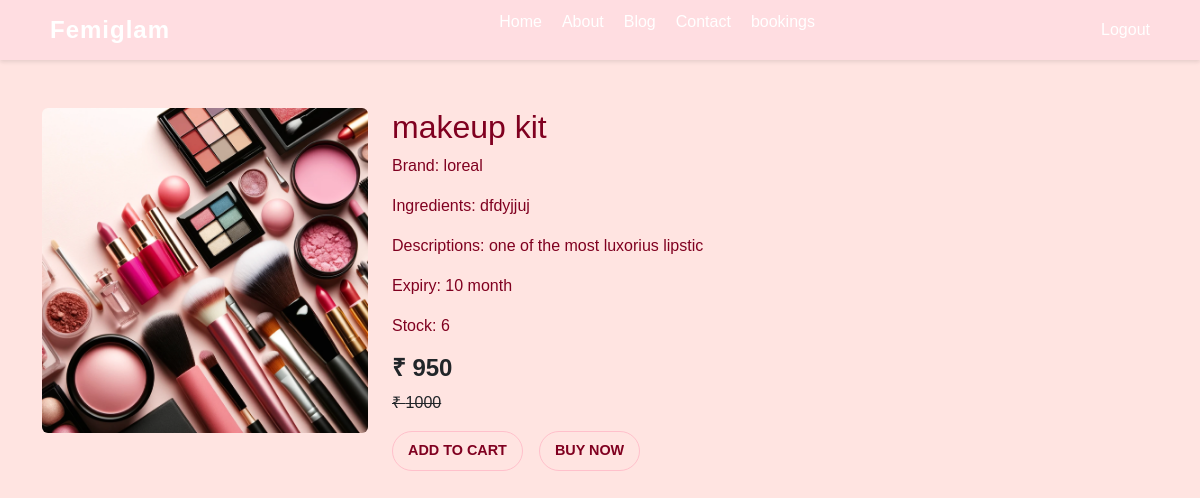
/view_pro/1 (signed in), run on the app's committed database.
### app/models.py (models this page shows)
class Product(models.Model):
    pid=models.TextField()
    name=models.TextField()
    descriptions=models.TextField()
    price=models.IntegerField()
    offer_price=models.IntegerField()
    brand=models.TextField()
    ingredients=models.TextField()
    expiry=models.TextField()
    stock=models.IntegerField()
    created_at=models.DateTimeField(auto_now_add=True)
    updated_at=models.DateTimeField(auto_now=True)
    img=models.FileField()

### app/views.py (the view)
# urls.py: path('view_pro/<id>',views.view_product),
def view_product(req,id):
       log_user=User.objects.get(username=req.session['user'])
       product=Product.objects.get(pk=id)
       try:
          Cart=Cart.objects.get(product=product,user=log_user)
       except:
              Cart=None
       return render(req,'user/view_pro.html',{'product':product,'Cart':Cart})

### templates/user/view_pro.html (shortened to what this page needs)
<!DOCTYPE html>
<html lang="en">
<head>
    {% load static %}
    <link href="https://cdn.jsdelivr.net/npm/bootstrap@5.3.0/dist/css/bootstrap.min.css" rel="stylesheet">
    <link rel="stylesheet" href="{% static 'css/style.css' %}">
    <link rel="stylesheet" href="https://cdn.jsdelivr.net/npm/swiper@9/swiper-bundle.min.css">
</head>
<body>
    <header>
        <nav class="navbar">
          <div class="logo">
            Femiglam
          </div>
          <ul class="nav-links">
            <li><a href="../user_home">Home</a></li>
            <li><a href="../about">About</a></li>
            <li><a href="../blog">Blog</a></li>
            <li><a href="../contact">Contact</a></li>
            <li><a href="../bookings">bookings</a></li>
          </ul>
          <div class="icons">
             <a class="nav-link " id="login" href="../logout" style="color: white;"><i class="fa-solid fa-user" style="color: white;">&nbsp;&nbsp;</i>Logout</a>
          </div>
        </nav>
      </header>
    <div class="container mt-5">
        <div class="row mt-6" style="margin-top: 30px;">
            <div class="col-md-6">
                <img src="{{product.img.url}}" alt="Product Image" class="img-fluid rounded">
            </div>
            <div class="col-md-6">
                <h2>{{ product.name }}</h2>
                <p>Brand: {{ product.brand }}</p>
                <p>Ingredients: {{ product.ingredients }}</p>
                <p>Descriptions: {{ product.descriptions }}</p>
                <p>Expiry: {{ product.expiry }}</p>
                <p>Stock: {{ product.stock }}</p>
                <h3 class="fs-4 text-dark"><b>₹ {{ product.offer_price }}</b></h3>
                <strike>₹ {{ product.price }}</strike>
                <div class="d-flex gap-3 mt-3">
                    <a href="../add_to_cart/{{ product.pk }}" class="btn btn-outline-primary btn-lg">Add to Cart</a>
                    <a href="../pro_buy/{{ product.pk }}" class="btn btn-outline-primary btn-lg">Buy Now</a>
                </div>
            </div>
        </div>
    </div>
</body>
</html>

### static/css/style.css (style rules this page uses)
* { margin: 0; padding: 0; box-sizing: border-box; font-family: Arial, sans-serif; }
header { background-color: #ffb6c1; box-shadow: 0 2px 4px rgba(0, 0, 0, 0.1); position: sticky; top: 0; z-index: 1000; }
.navbar { display: flex; justify-content: space-between; align-items: center; padding: 10px 50px; }
.logo { font-size: 24px; font-weight: bold; color: #fff; letter-spacing: 1px; cursor: pointer; }
.nav-links { list-style: none; display: flex; }
.nav-links li { margin-left: 20px; }
.nav-links a { text-decoration: none; color: #fff; font-weight: 500; transition: color 0.3s ease; }
.icons { display: flex; gap: 15px; }
* { margin: 0; padding: 0; box-sizing: border-box; font-family: 'Arial', sans-serif; }
.navbar { display: flex; justify-content: space-between; align-items: center; background-color: #ffdde1; padding: 10px 50px; position: sticky; top: 0; z-index: 1000; }
.btn { font-size: 0.9rem; border-radius: 20px; padding: 8px 15px; text-transform: uppercase; font-weight: bold; }
.col-sm-12, .col-md-6, .col-lg-4 { max-width: 350px; margin-bottom: 20px; }

### templates/user/view_pro.html (style rules this page uses)
body { background-color: #ffe4e1; }
* { margin: 0; padding: 0; box-sizing: border-box; font-family: Arial, sans-serif; }
header { background-color: #ffb6c1; box-shadow: 0 2px 4px rgba(0, 0, 0, 0.1); position: sticky; top: 0; padding: none; z-index: 1000; }
.navbar { display: flex; justify-content: space-between; align-items: center; padding: 10px 50px; }
.logo { font-size: 24px; font-weight: bold; color: #fff; letter-spacing: 1px; cursor: pointer; }
.nav-links { list-style: none; display: flex; }
.nav-links li { margin-left: 20px; }
.nav-links a { text-decoration: none; color: #fff; font-weight: 500; transition: color 0.3s ease; }
.icons { display: flex; gap: 15px; }
* { margin: 0; padding: 0; box-sizing: border-box; font-family: 'Arial', sans-serif; }
.navbar { display: flex; justify-content: space-between; align-items: center; background-color: #ffdde1; padding: 10px 50px; position: sticky; top: 0; z-index: 1000; }
.btn-outline-primary { border-color: #ffc0cb; color: #800020; }
h2, h3, p { color: #800020; }

### data on the page
Product: img (picture), name "makeup kit", brand "loreal", ingredients "dfdyjjuj", descriptions "one of the most luxorius lipstic", expiry "10 month", stock "6", offer_price "950", price "1000"
